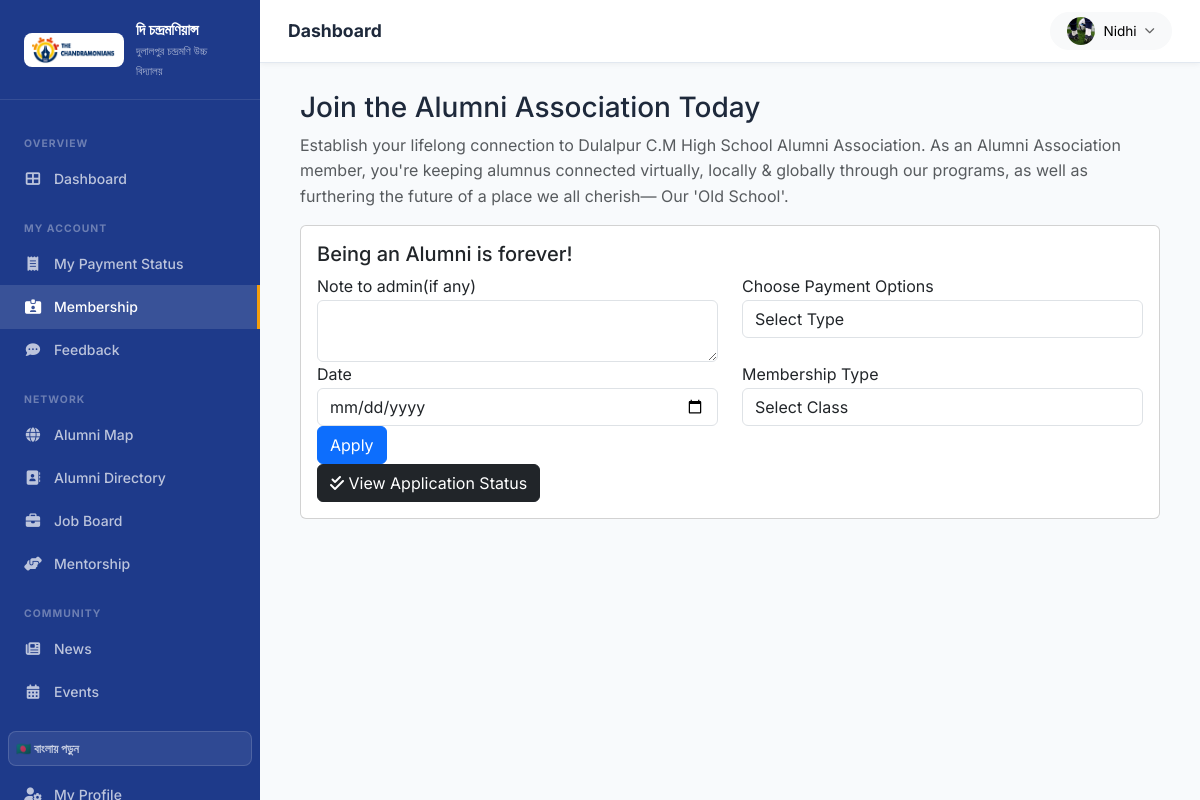
The app's page /Alumni/ApplyForMembership (signed in) with its own data.
### app/models.py (models this page shows, shortened)
class CustomUser(AbstractUser):
    USER_TYPE_CHOICES = (
        ('1', 'HOD'),
        ('2', 'Staff'),
        ('3', 'Alumni'),
        ('4', 'Student'),
    )
    email = models.EmailField(unique=True)
    user_type = models.CharField(choices=USER_TYPE_CHOICES, max_length=10, default='4')
    profile_pic = models.ImageField(upload_to='profile_pic', storage=ProfilePictureStorage(), blank=True, null=True)
    USERNAME_FIELD = 'email'
    REQUIRED_FIELDS = ['username']

### webapp/Alumni_Views.py (the view)
# urls.py: path('Alumni/ApplyForMembership', Alumni_Views.applyForMembership, name='membership_apply'),
@role_required('3')
def applyForMembership(request):
    alumni = get_object_or_404(Alumni, admin=request.user)
    applications = ApplyForMembership.objects.filter(alum_id=alumni)
    return render(request, 'Alumni/membership_apply.html', {'logged_application': applications})

### app/permissions.py (called while the page is built)
def role_required(role):
    def decorator(view):
        @login_required(login_url='/login')
        @wraps(view)
        def wrapped(request, *args, **kwargs):
            if request.user.user_type != role:
                raise PermissionDenied
            return view(request, *args, **kwargs)
        return wrapped
    return decorator

### app/profile_storage.py (called while the page is built)
    def url(self, name):
        if name.startswith('avatars/'):
            return reverse('profile_picture', args=[self._picture_id(name)])
        return default_storage.url(name)

### templates/Alumni/membership_apply.html (shortened to what this page needs)
{% extends 'base.html' %}
{% block content %}
    <div class="content container-fluid">
        <div class="page-header">
            <div class="row align-items-center">
                <div class="col">
                    <h3 class="page-title">Join the Alumni Association Today</h3>
                    <ul class="breadcrumb">
                        <li class="breadcrumb-item active">Establish your lifelong connection to Dulalpur C.M High
                            School Alumni Association.
                            As an Alumni Association member, you're keeping alumnus connected virtually, locally &
                            globally through our programs, as well as furthering the future of a place
                            we all cherish— Our 'Old School'.
                        </li>
                    </ul>
                </div>
            </div>
        </div>
        <div class="row">
            <div class="col-sm-12">
                <div class="card">
                    <div class="card-body">
                        <form method="post" action="{% url 'save_membership' %}">
                            <div class="row">
                                <div class="col-12">
                                    <h5 class="form-title"><span>Being an Alumni is forever!</span></h5>
                                </div>
                                <div class="col-12 col-sm-6">
                                    <div class="form-group">
                                        <label>Note to admin(if any)</label>
                                        <textarea name="note" class="form-control"></textarea>
                                    </div>
                                </div>
                                <div class="col-12 col-sm-6">
                                    <div class="form-group">
                                        <label>Choose Payment Options</label>
                                        <select class="form-control">
                                            <option>Select Type</option>
                                        </select>
                                    </div>
                                </div>
                                <div class="col-12 col-sm-6">
                                    <div class="form-group">
                                        <label>Date</label>
                                        <input type="date" name="date" class="form-control">
                                    </div>
                                </div>
                                <div class="col-12 col-sm-6">
                                    <div class="form-group">
                                        <label>Membership Type</label>
                                        <select class="form-control">
                                            <option>Select Class</option>
                                        </select>
                                    </div>
                                </div>
                                <div class="col-12">
                                    <button type="submit" class="btn btn-primary">Apply</button>
                                </div>
                                <div class="col-12">
                                    <div class="col-auto text-right float-right ml-auto">
                                        <a href="#" class="btn btn-dark mr-2" data-bs-toggle="modal"
                                           data-bs-target="#viewAppModal"><i
                                                class="fas fa-check-double"></i> View Application Status</a>
                                    </div>
                                </div>
                            </div>
                        </form>
                    </div>
                </div>
            </div>
        </div>
    </div>
{% endblock %}

### templates/base.html (shortened to what this page needs)
<!DOCTYPE html>
{% load static i18n %}
<html lang="en">
<head>
  <link rel="stylesheet" href="https://cdn.jsdelivr.net/npm/bootstrap@5.3.2/dist/css/bootstrap.min.css">
  <link rel="stylesheet" href="https://cdnjs.cloudflare.com/ajax/libs/font-awesome/6.5.0/css/all.min.css">
  <link rel="stylesheet" href="https://cdn.datatables.net/1.13.7/css/dataTables.bootstrap5.min.css">
  <link rel="stylesheet" href="{% static 'assets/css/chandramonians.css' %}">
</head>
<body>
<div class="dash-wrapper">
  {% include 'partials/sidebar.html' %}
  <div class="dash-main">
    <div class="dash-topbar">
      <h1 class="page-title">{% block page_title %}Dashboard{% endblock %}</h1>
      <div class="topbar-actions">
        <div class="dropdown">
          <button class="btn btn-sm btn-light d-flex align-items-center gap-2 rounded-pill px-3" data-bs-toggle="dropdown">
            {% if user.profile_pic %}
              <img src="{{ user.profile_pic.url }}" class="rounded-circle" width="28" height="28" style="object-fit:cover;" alt="">
            {% else %}
              <span class="d-flex align-items-center justify-content-center rounded-circle bg-primary text-white" style="width:28px;height:28px;font-size:.75rem;font-weight:700;flex-shrink:0;">
                {{ user.first_name|first|upper }}{{ user.last_name|first|upper }}
              </span>
            {% endif %}
            <span class="d-none d-md-inline fw-600" style="font-size:.85rem;">{{ user.first_name }}</span>
            <i class="fas fa-chevron-down" style="font-size:.65rem;opacity:.6;"></i>
          </button>
        </div>
      </div>
    </div>
    <div class="dash-content">
      {% block content %}{% endblock %}
    </div>
  </div>
</div>
</body>
</html>

### static/assets/css/chandramonians.css (style rules this page uses)
:root { --primary: #1e40af; --primary-dark: #1e3a8a; --primary-light: #3b82f6; --primary-pale: #eff6ff; --accent: #f59e0b; --accent-dark: #d97706; --accent-pale: #fffbeb; --success: #16a34a; --danger: #dc2626; --warning: #d97706; --bg: #f8fafc; --card-bg: #ffffff; --border: #e2e8f0; --text: #1e293b; --text-muted: #64748b; --radius: 14px; --radius-sm: 8px; --shadow: 0 2px 12px rgba(0,0,0,.06); --shadow-md: 0 8px 30px rgba(0,0,0,.10); --shadow-lg: 0 20px 60px rgba(0,0,0,.15); --transition: all .22s ease; }
*, *::before, *::after { box-sizing: border-box; }
html { scroll-behavior: smooth; }
body { font-family: 'Inter', -apple-system, BlinkMacSystemFont, 'Segoe UI', sans-serif; background: var(--bg); color: var(--text); line-height: 1.6; }
a { color: var(--primary-light); text-decoration: none; transition: var(--transition); }
img { max-width: 100%; }
.dash-wrapper { display: flex; min-height: 100vh; }
.dash-main { margin-left: 260px; flex: 1; display: flex; flex-direction: column; }
.dash-topbar { background: #fff; border-bottom: 1px solid var(--border); padding: .75rem 1.75rem; display: flex; align-items: center; gap: 1rem; position: sticky; top: 0; z-index: 1010; box-shadow: 0 1px 6px rgba(0,0,0,.06); }
.dash-topbar .page-title { font-size: 1.1rem; font-weight: 700; color: var(--text); margin: 0; }
.dash-topbar .topbar-actions { margin-left: auto; display: flex; align-items: center; gap: .75rem; }
.dash-content { padding: 1.75rem; flex: 1; }

### records on screen
CustomUser: profile_pic (picture), first_name "Nidhi"
